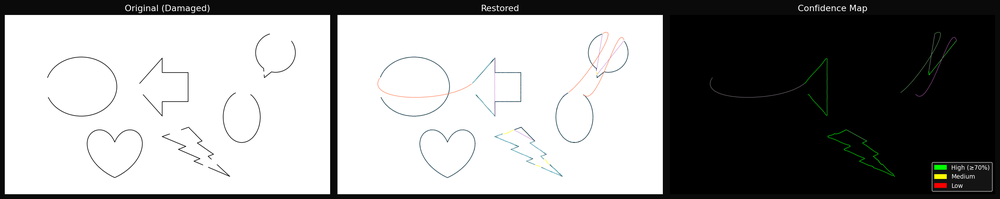
#> input picture restored/restoration_test_restoration.png, 1000 x 199 px, shrunk from 3135 x 625 before the run
$ python -i bezier.py   (imports and definitions only)
#> lines starting #> are read from the running program, lines starting #| are printed output that depends on the picture; after the words box and inside, x2 and y2 are one past the last pixel; in counts of white or black regions, pixels touching at a corner belong together
"""
Bezier Curve Extraction Module
==============================
Skeleton image -> graph edges -> Schneider fit -> cubic Bezier

All segments are normalized to cubic Bezier for uniformity.

Output:
    - Python objects (BezierSegment / BezierPath with control points)
    - Visualization on blank canvas with control point overlays
"""

from __future__ import annotations

import math
import os
from dataclasses import dataclass, field
from typing import Any, Dict, List, Optional, Set, Tuple

import cv2
import numpy as np
from skimage.morphology import skeletonize
import sknw

OUTPUT_DIR = os.path.join(os.path.dirname(__file__), "outputs")

# Sizes used while extracting paths are multiples of the local stroke radius,
# so that thin and thick drawings are treated alike.
#  - A terminal skeleton branch no longer than this many radii does not reach
#    beyond the body of the stroke it hangs off: it is a thinning artefact.
SPUR_RADIUS_FACTOR = 1.5
#  - A longer terminal branch is still an artefact if it runs into a corner of
#    the outline: its radius shrinks to under this share of the radius at its
#    junction, where a real stroke stub keeps its width. Oblique cut ends give
#    such branches, up to this many radii long.
CORNER_TIP_RADIUS_RATIO = 0.5
CORNER_BRANCH_MAX_RADII = 3.0
#  - At a stroke's free end the skeleton leaves the centre line: at a blunt end
#    it runs into a corner of the outline, 1.4 radii of skeleton for one radius
#    of stroke. The skeleton is trusted from this many stroke radii behind the
#    tip, and never within a few pixels of it.
END_TRIM_RADII = 1.5
END_TRIM_MIN_PX = 3.0
#  - Blobs smaller than this many squared line widths are specks, not strokes.
SPECK_AREA_WIDTHS2 = 0.5

# sknw compiles its numba functions without an on-disk cache, which costs a few
# seconds in every new process. Turn the cache on so only the first run compiles.
# [4 lines not run here, left out]


# [5 lines left out: function bezier_eval, not called in this run]


# ═══════════════════════════════════════════════════════════════════════════
# Data classes
# ═══════════════════════════════════════════════════════════════════════════

@dataclass
class BezierSegment:
    """A single cubic Bezier segment (4 control points)."""

    control_points: np.ndarray  # shape (4, 2) — P0, P1, P2, P3
    source_type: str = "unknown"  # "svg" | "skeleton"

    @property
    def start(self) -> np.ndarray:
        return self.control_points[0]

    @property
    def end(self) -> np.ndarray:
        return self.control_points[3]

    def sample(self, n: int = 50) -> np.ndarray:
        """Return *n* evenly-spaced (x, y) points along the curve."""
        return bezier_eval(self.control_points, np.linspace(0.0, 1.0, n))

    def reverse(self) -> None:
        """Reverse the direction of the control points."""
        self.control_points = self.control_points[::-1].copy()


@dataclass
class BezierPath:
    """An ordered sequence of cubic Bezier segments forming a path."""

    segments: List[BezierSegment] = field(default_factory=list)
    is_closed: bool = False
    source_type: str = "unknown"
    # A free end is where a stroke stops; an end that is not free sits on a
    # junction with other strokes and is connected, not open.
    start_free: bool = True
    end_free: bool = True

    # [6 lines left out: function control_points, not called in this run]

    @property
    def num_segments(self) -> int:
        return len(self.segments)

    # [270 lines left out: functions sample, reverse, _chord_length_parameterize, _turning_angles_deg, _estimate_tangent, _generate_bezier and 7 more, not called in this run]


# Fitting constants (Schneider with a preference for exactly straight segments).
_REPARAM_ITERATIONS = 4
_CORNER_SPLIT_ANGLE_DEG = 72.0
_LINE_PREFERENCE_IMPROVEMENT = 0.15


# [74 lines left out: function _fit_cubic_single, not called in this run]


@dataclass
class _SkeletonEdge:
    """Internal skeleton graph edge with polyline oriented from u to v."""

    edge_id: int
    u: int
    v: int
    points_uv: np.ndarray


@dataclass
class _SkeletonChain:
    """Internal chain traversed over one or more skeleton edges."""

    points: np.ndarray
    node_sequence: List[int]
    is_closed: bool
    start_free: bool = False   # the chain starts at a degree-1 node of the skeleton graph
    end_free: bool = False     # ... and ends at one


# [57 lines left out: functions _safe_normalize_vector, _node_xy, _orient_points_between_nodes, _extract_skeleton_edges, not called in this run]


def _edge_other_node(edge: _SkeletonEdge, node: int) -> int:
    return edge.v if node == edge.u else edge.u


def _edge_points_from_node(edge: _SkeletonEdge, start_node: int) -> np.ndarray:
    return edge.points_uv if start_node == edge.u else edge.points_uv[::-1]


# [245 lines left out: functions _edge_direction_from_node, _select_continuation_edge, _walk_skeleton_chain, _build_skeleton_chains, _radius_at, _prune_skeleton_spurs and 2 more, not called in this run]


def stroke_geometry(image_path: str) -> Tuple[np.ndarray, np.ndarray, float]:
    """Binarize a sketch and measure its strokes.

    Returns (binary, radius_map, line_width): the stroke mask (255 on strokes)
    with specks removed, the distance of every stroke pixel to the background,
    and the typical line width (twice the median radius along the skeleton).
    """
    img = cv2.imread(image_path, cv2.IMREAD_GRAYSCALE)
#> img: shape (199, 1000); min 0, max 255, mean 150.2
    if img is None:
        raise FileNotFoundError(f"Cannot read image: {image_path}")

    _, binary = cv2.threshold(img, 0, 255, cv2.THRESH_BINARY_INV + cv2.THRESH_OTSU)
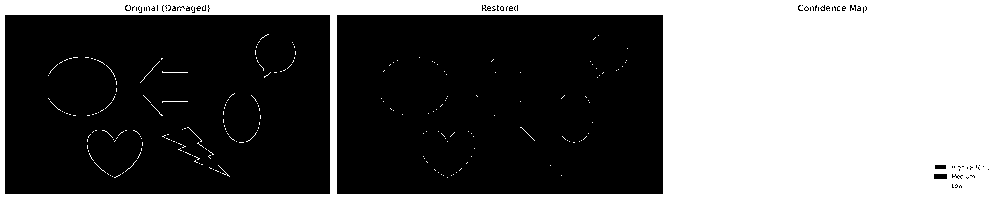
#> binary: shape (199, 1000); 41.5% white; 216 white regions (212 under 20 px), largest, box (x1, y1, x2, y2) and area: (0, 0, 1000, 199) 81885, (162, 71, 188, 73) 27, (162, 101, 188, 103) 27, (140, 61, 160, 83) 22

    def measure(mask: np.ndarray) -> Tuple[np.ndarray, float]:
        radius_map = cv2.distanceTransform(mask, cv2.DIST_L2, 5)
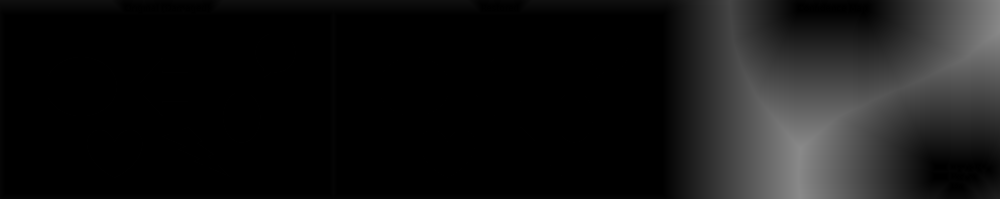
#> radius_map: shape (199, 1000) float32; min 0, max 138, mean 20.4
        on_skeleton = radius_map[skeletonize(mask > 0)]
#> on_skeleton = 4784 values, max 101.6 at index 2862, min 1 at index 185, mean 14.23
        return radius_map, (2.0 * float(np.median(on_skeleton)) if len(on_skeleton) else 2.0)

    radius_map, line_width = measure(binary)
#> line_width = 6

    # Remove specks: blobs much smaller than a piece of stroke one line width long.
    count, labels, stats, _ = cv2.connectedComponentsWithStats(binary, 8)
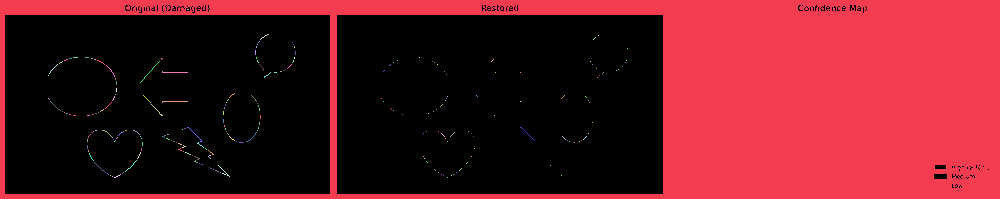
#> labels: shape (199, 1000) int32; 217 distinct labels, from 0 to 216; one colour per label, 0 black
#> count = 217; stats = 217 rows, first 6: [5, 5, 984, 189, 116398], [0, 0, 1000, 199, 81885], [187, 9, 2, 1, 2], [260, 34, 9, 6, 9], [598, 35, 1, 1, 1], [593, 37, 3, 3, 3]
    specks = [i for i in range(1, count) if stats[i, cv2.CC_STAT_AREA] < SPECK_AREA_WIDTHS2 * line_width ** 2]
#> specks = 212 values from 2 to 216
    if specks:
        binary[np.isin(labels, specks)] = 0
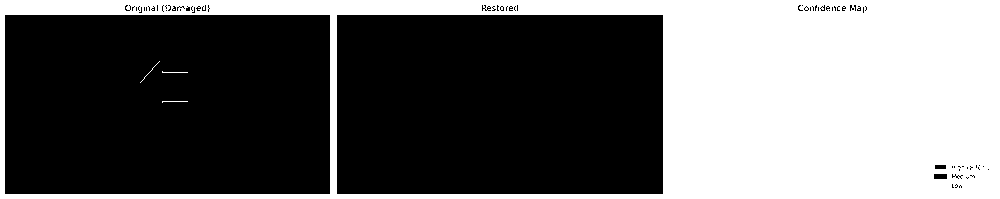
#> binary: shape (199, 1000); 41.2% white; 4 white regions, box (x1, y1, x2, y2) and area: (0, 0, 1000, 199) 81885, (162, 71, 188, 73) 27, (162, 101, 188, 103) 27, (140, 61, 160, 83) 22
        radius_map, line_width = measure(binary)
#> line_width = 8

    return binary, radius_map, line_width


def fit_from_image_skeleton(
    image_path: str,
    max_error: float = 2.0,
    tangent_lookahead: int = 8,
    straightness_scale: float = 0.75,
    follow_junction_continuation: bool = True,
    junction_min_alignment: float = -0.15,
    geometry: Optional[Tuple[np.ndarray, np.ndarray, float]] = None,
) -> List[BezierPath]:
    """End-to-end: raster image → skeleton → graph → fitted cubic Bezier paths.

    Each path records whether its ends are free (the stroke stops there) or
    sit on a junction with other strokes. *geometry* is the result of
    stroke_geometry(image_path) if the caller already has it.
    """
    binary, radius_map, line_width = geometry or stroke_geometry(image_path)
#> line_width = 8
#> (the run stopped early here; a loop or call above may not have finished)
